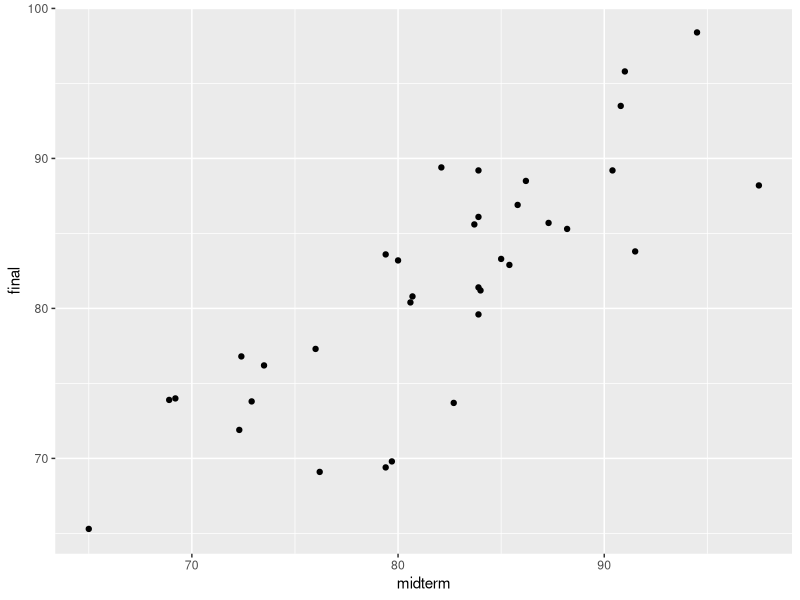
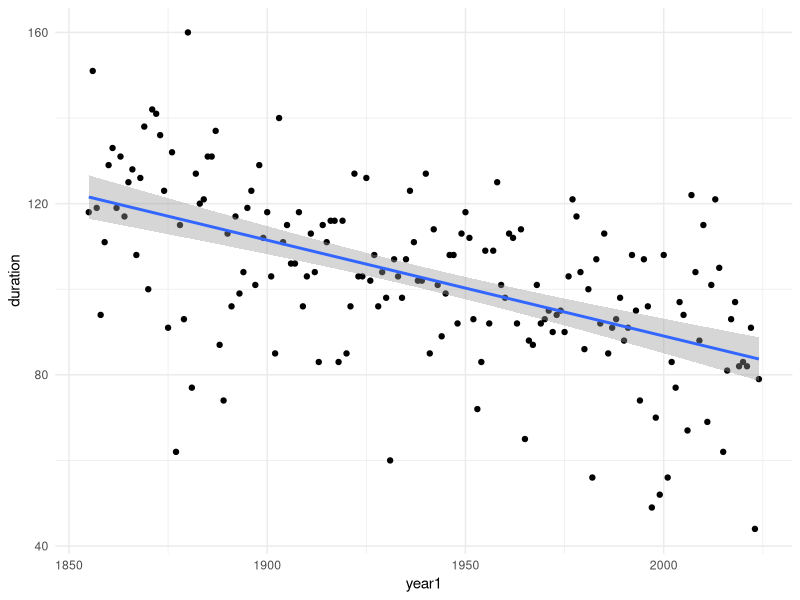

These figures' R source, in order:
## ---- chunk 1
knitr::opts_chunk$set(echo = TRUE, warning = TRUE, message = FALSE,
                      error = TRUE)

library(tidyverse)
## ---- chunk 2
exam_scores <- tibble(
  midterm = c(85.4, 91.0, 83.9, 83.9, 84.0, 85.8, 76.2, 83.9, 73.5,
              80.0, 83.9, 85.0, 65.0, 79.4, 91.5, 90.4, 79.4, 80.7,
              76.0, 72.3, 87.3, 82.1, 88.2, 69.2, 72.9, 68.9, 86.2,
              90.8, 83.7, 72.4, 79.7, 82.7, 80.6, 94.5, 97.5),
  final = c(82.9, 95.8, 79.6, 89.2, 81.2, 86.9, 69.1, 86.1, 76.2,
            83.2, 81.4, 83.3, 65.3, 69.4, 83.8, 89.2, 83.6, 80.8,
            77.3, 71.9, 85.7, 89.4, 85.3, 74.0, 73.8, 73.9, 88.5,
            93.5, 85.6, 76.8, 69.8, 73.7, 80.4, 98.4, 88.2)
)

ggplot(exam_scores, aes(x = midterm, y = final)) + 
  geom_point()
## ---- chunk 3
theme_set(theme_minimal()) # Set theme to minimal to have white background

monona <- read_csv("../../data/lake-monona-winters-2025.csv")

ggplot(monona, aes(x = year1, y = duration)) +
  geom_point() +
  geom_smooth(method = "lm")
